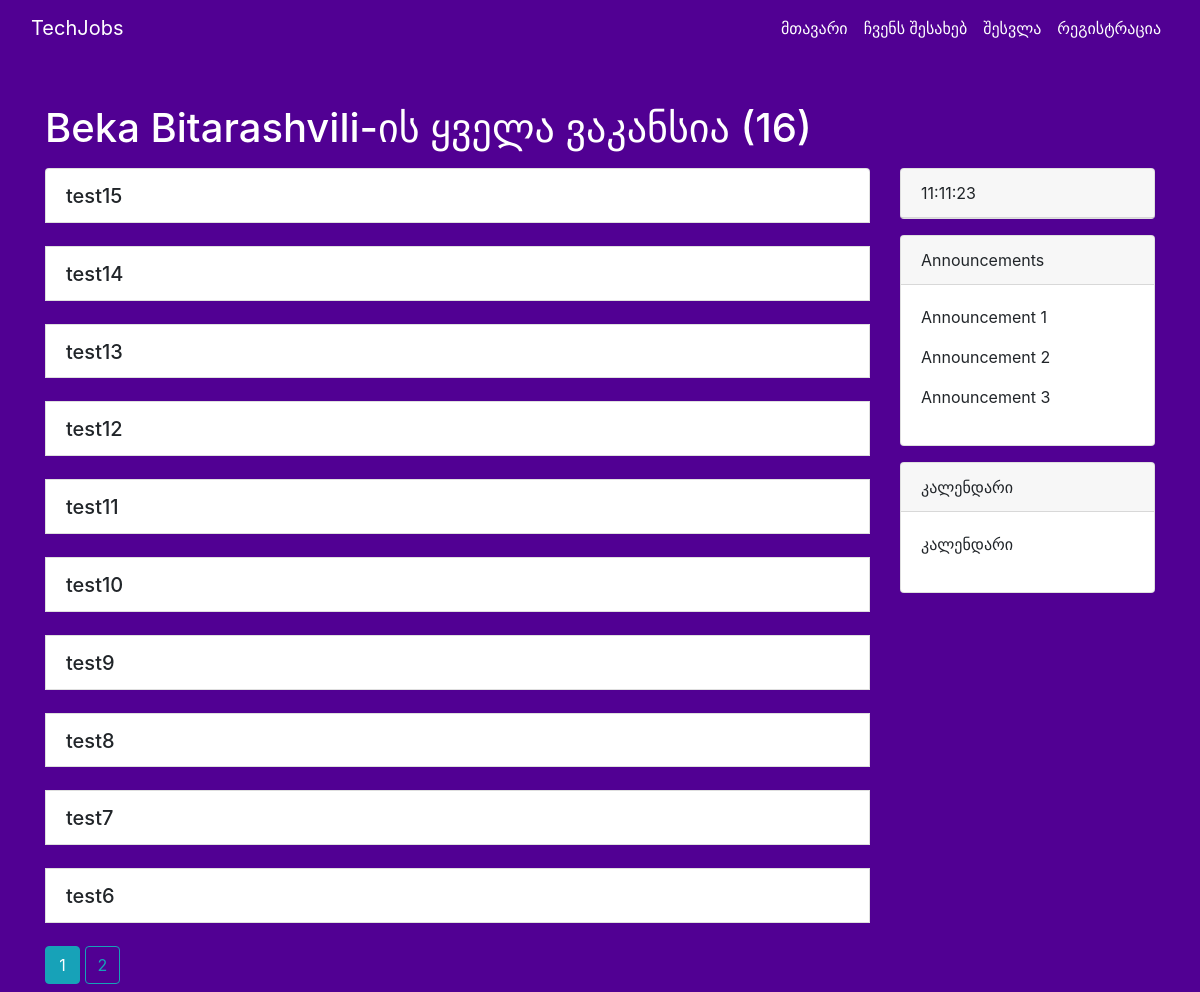
/user/Beka Bitarashvili, run on an earlier commit of the app's database.
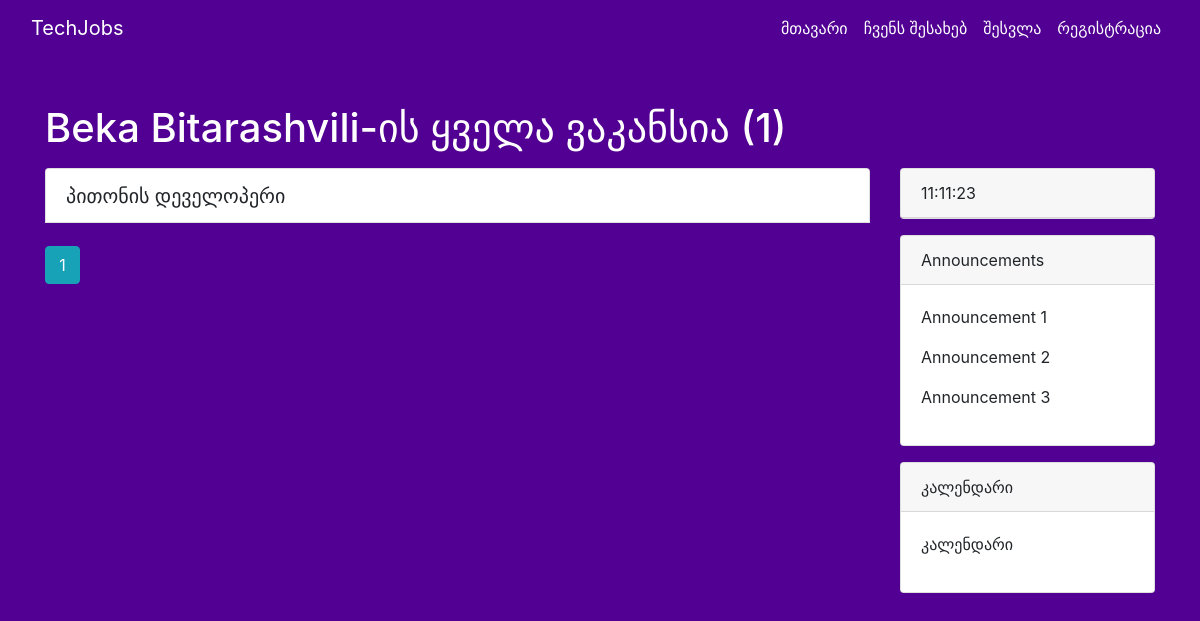
And on a later commit of the database.
### app/models.py (models this page shows, shortened)
class Job(db.Model):
    id = db.Column(db.Integer, primary_key=True)
    title = db.Column(db.String(20), unique=True, nullable=False)
    date_posted = db.Column(db.DateTime, nullable=False, default=datetime.utcnow)
    description = db.Column(db.Text, nullable=False)
    user_id = db.Column(db.Integer, db.ForeignKey('user.id'), nullable=False)

### app/users/routes.py (the view)
@users.route('/user/<string:username>')
def user_jobs(username):
    page = request.args.get('page', 1, type=int)
    user = User.query.filter_by(username=username).first_or_404()
    jobs = Job.query.filter_by(author=user).order_by(Job.date_posted.desc()).paginate(page=page, per_page=10)
    return render_template('user_jobs.html', jobs=jobs, user=user)

### app/templates/user_jobs.html (shortened to what this page needs)
{% extends "base.html" %}
{% block content %}
<br>
<br>
<h1 class="mb-3 white-text">{{ user.username }}-ის ყველა ვაკანსია ({{ jobs.total }})</h1>
<div class="row">
    <div class="col-md-9 offset-md-0">
        <ul class="list-group">
            {% for job in jobs.items %}
            <li class="list-group-item">
                <div class="d-flex justify-content-between align-items-center">
                    <div>
                        <h4 class="mb-0">
                            <a class="job-title" href="#" data-toggle="collapse" data-target="#job-{{ loop.index }}">
                                {{ job.title }}
                            </a>
                        </h4>
                    </div>
                </div>
            </li>
            <br>
            {% endfor %}
            <div class="page-links">
                {% for page_num in jobs.iter_pages() %}
                {% if page_num %}
                {% if jobs.page == page_num %}
                <a class="btn btn-info mb-2 custom-page-link" href="{{ url_for('users.user_jobs', username=user.username, page=page_num) }}">{{ page_num
                    }}</a>
                {% else %}
                <a class="btn btn-outline-info mb-2 custom-page-link" href="{{ url_for('users.user_jobs', username=user.username, page=page_num) }}">{{
                    page_num }}</a>
                {% endif %}
                {% endif %}
                {% endfor %}
            </div>
        </ul>
    </div>
    <div class="col-md-3">
        <div class="card mb-3">
            <div class="card-header">
                <div id="live-clock"></div>
            </div>
        </div>
        <div class="card mb-3">
            <div class="card-header">
                Announcements
            </div>
            <div class="card-body">
                <p>Announcement 1</p>
                <p>Announcement 2</p>
                <p>Announcement 3</p>
            </div>
        </div>
        <div class="card">
            <div class="card-header">
                კალენდარი
            </div>
            <div class="card-body">
                <p>კალენდარი</p>
            </div>
        </div>
    </div>
</div>
{% endblock %}

What changed in the data, as far as the page shows it:
removed Job: title "test15"
removed Job: title "test14"
removed Job: title "test13"
removed Job: title "test12"
removed Job: title "test11"
removed Job: title "test10"
removed Job: title "test9"
removed Job: title "test8"
removed Job: title "test7"
removed Job: title "test6"
now on this page (row unchanged): Job: title "პითონის დეველოპერი"
Also different on the page:
{{ jobs.total }}: "16" → "1"
list line gone: "2"
